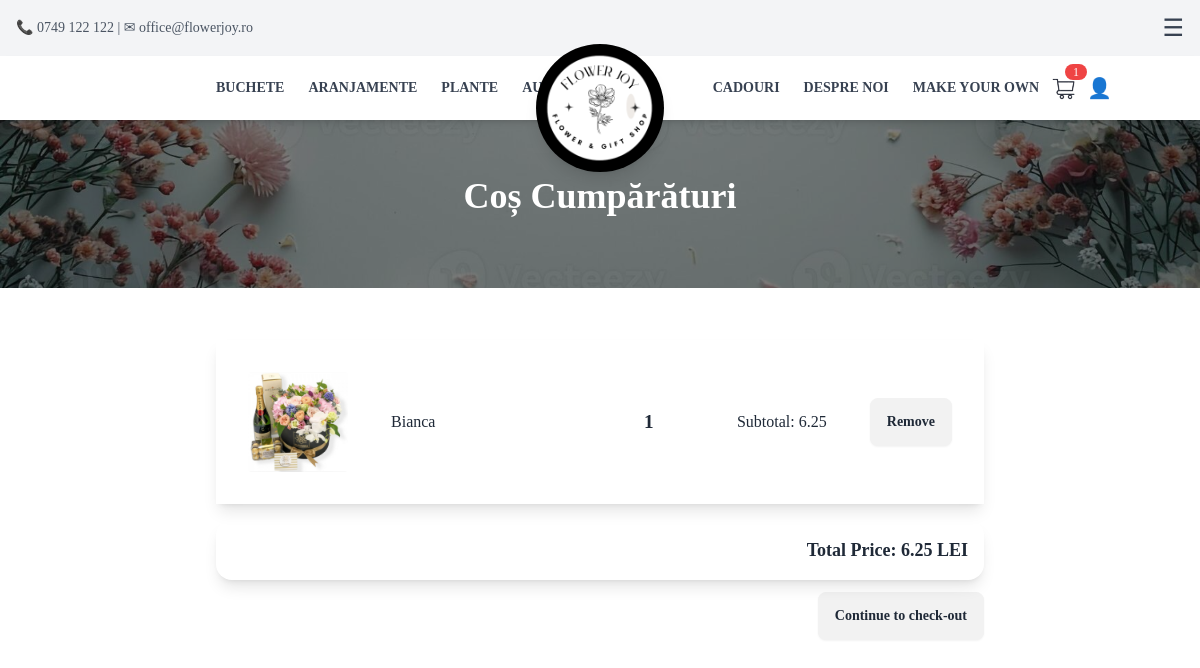
/cart/, run on an earlier commit of the app's database.
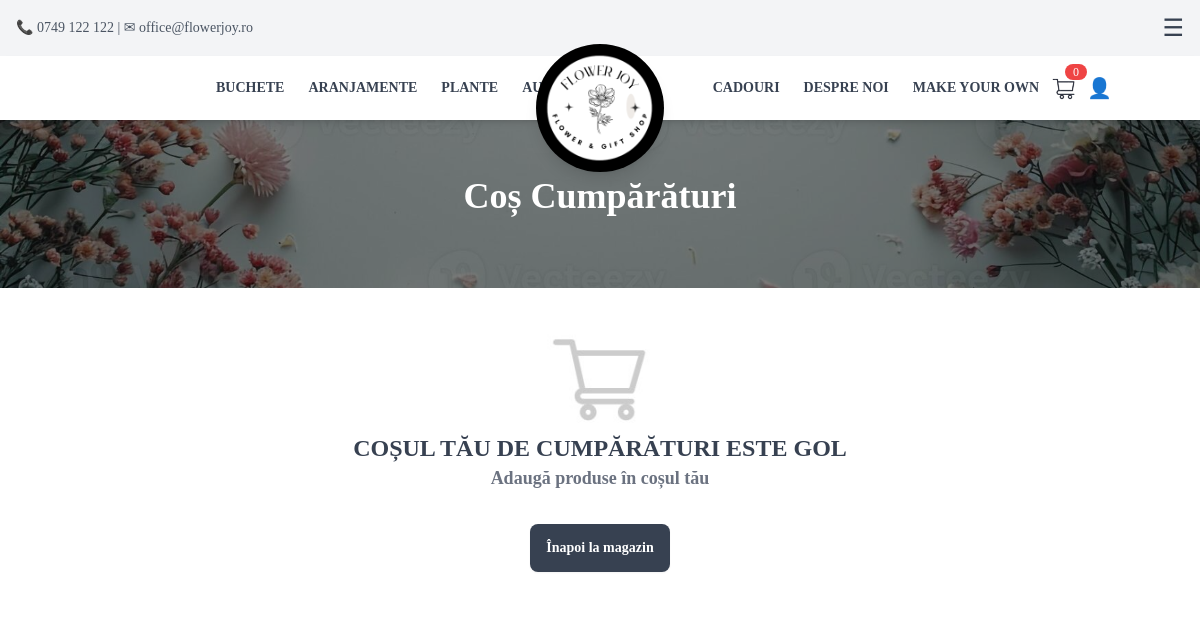
And on a later commit of the database.
### App/models.py (models this page shows, shortened)
class CartItem(models.Model):
    user = models.ForeignKey(User, on_delete=models.CASCADE, null=True, blank=True)
    session_id = models.CharField(max_length=255, null=True, blank=True) # Store session ID for anonymous users
    product = models.ForeignKey(Product, on_delete=models.CASCADE)
    quantity = models.PositiveIntegerField(default=1)
    def total_price(self):
        return self.product.price * self.quantity

class Product(models.Model):
    name = models.CharField(max_length=100, null=False, blank=False)
    description = models.TextField()
    category = models.CharField(
        max_length=100,
        choices=[
            ("Flowers", "Flowers"),
            ("Bouquets", "Bouquets"),
            ("Accessories", "Accessories"),
            ("Gifts", "Gifts"),
            ("CustomBouquet", "CustomBouquet"),
        ],
        default="General"
    )
    price = models.DecimalField(max_digits=10, decimal_places=2, null=False, blank=False)
    image = models.ImageField(upload_to="Pictures/", null=False, blank=False)
    created_at = models.DateTimeField(auto_now_add=True, null=False, blank=False)
    is_custom = models.BooleanField(default=False)
    in_store = models.BooleanField(default=False)
    auction_manual = models.BooleanField(default=False)
    auction_start_time = models.DateTimeField(null=True, blank=True)
    auction_floor_price = models.DecimalField(max_digits=10, decimal_places=2, default=10)
    auction_interval_minutes = models.PositiveIntegerField(default=60)
    auction_drop_amount = models.DecimalField(max_digits=6, decimal_places=2, default=5)
    before_auction_price = models.DecimalField(max_digits=10, decimal_places=2, null=False, blank=False, default=0.00)  # Store the price before auction
    bid_submited = models.BooleanField(default=False)  # Track if a bid has been submitted

### App/views.py (the view)
# urls.py: path('cart/', cart_view, name='cart'),
def cart_view(request):
    if request.user.is_authenticated:
        cart_items = CartItem.objects.filter(user=request.user)
    else:
        session_id = request.session.session_key
        if not session_id:
            request.session.create()
            session_id = request.session.session_key
        cart_items = CartItem.objects.filter(session_id=session_id)
    total_price = sum(item.total_price() for item in cart_items)
    context = {
        'cart_items': cart_items,
        'total_price': total_price
    }
    return render(request, 'cart.html', context)

### App/templates/partials/cart.html (shortened to what this page needs)
{% extends 'base.html' %}
{% block content %}
<section class="relative w-full h-72 bg-cover bg-center" style="background-image: url('/static/bannerCart.jpg');">
    <div class="container mx-auto px-4 py-16 relative z-10 text-white">
        <h1 class="text-4xl font-bold text-center mt-28">Coș Cumpărături</h1>
    </div>
</section>
<div class="container mx-auto px-4 py-8 bg-white">
    {% if cart_items %}
    <div class="container mt-5 max-w-3xl mx-auto">
        {% for cart_item in cart_items %}
        <div id="cart-item-{{ cart_item.id }}" >
            {% include 'partials/cart_item.html' with cart_item=cart_item %}
        </div>
        {% endfor %}
        <div id="total-price-container" class="card shadow-lg p-4 mt-4 text-right">
            <p class="text-lg font-semibold">Total Price: <span id="total-price">{{ total_price }}</span> LEI</p>
        </div>
        <a href=" {% url 'checkout' %} " class="btn btn-warning b-sm mt-3 mb-5 float-right">Continue to check-out</a>
    {% else %}
        <div class="flex justify-center items-center">
            <img src="/static/CartEmpty.jpg" class="h-28" alt="Empty Cart">
        </div>
        <p class="text-center text-2xl font-bold text-gray-700">COȘUL TĂU DE CUMPĂRĂTURI ESTE GOL</p>
        <p class="text-center text-lg font-semibold text-gray-500">Adaugă produse în coșul tău</p>
        <div class="flex justify-center items-center mt-8">
            <a href="{% url 'home' %}" class="btn btn-primary btn-sm bg-gray-700 text-white border-none hover:bg-pink-500">Înapoi la magazin</a>
        </div>
    {% endif %}
    </div>
</div>
{% endblock %}

### App/templates/partials/cart_item.html (shortened to what this page needs)
<div id="cart-item-{{ cart_item.id }}" class="card-body mb-3 shadow-lg"" hx-target="this" hx-swap="innerHTML">
    <div class="flex justify-between items-center">
        <div class="center">
            {% if not cart_item.product.is_custom %}
            <a href="{% url 'product_detail' pk=cart_item.product.id %}">
            {% endif %}
                <img src="{{ cart_item.product.image.url }}" class="img-fluid rounded" alt="{{ cart_item.product.name }}" style="width: 100px; height: 100px; object-fit: cover;">
            {% if not cart_item.product.is_custom %}
            </a>
            {% endif %}
        </div>
        <div class="center" style="flex: 1; max-width: 200px; text-align: left;">
            <p class="card-text truncate">{{ cart_item.product.name }}</p>
        </div>
        <div class="flex items-center space-x-2">
            <div class="center" style="padding: 0 10px; text-align: center;">
                <p class="card-text font-bold text-lg" style="margin: 0; font-size: 1.2rem;">{{ cart_item.quantity }}</p>
            </div>
        </div>
        <div class="center" style="min-width: 120px; text-align: right;">
            <p class="card-text">Subtotal: {{ cart_item.total_price }}</p>
        </div>
        <div class="center">
            <a href="{% url 'remove_from_cart' product_id=cart_item.product.id %}"
               class="btn btn-danger btn-sm"
               hx-get="{% url 'remove_from_cart' product_id=cart_item.product.id %}"
               hx-target="#cart-item-{{ cart_item.id }}"
               hx-swap="outerHTML">Remove</a>
        </div>
    </div>
</div>

What changed in the data, as far as the page shows it:
removed CartItem: product.image (picture), product.name "Bianca", quantity "1", total_price "6.25"
Also different on the page:
{{ cart_count }}: "1" → "0"
{{ total_price }}: "6.25" → (not shown)
text no longer shown: "Total Price: LEI Continue to check-out"
text now shown: "COȘUL TĂU DE CUMPĂRĂTURI ESTE GOL Adaugă produse în coșul tău Înapoi la magazin"
